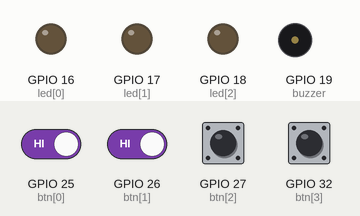
The sketch below on a simulated ESP32. Shown: output pins drawn as LEDs (lit = HIGH), buzzer (waves = sounding, pin HIGH). Dashed ring = blinking. Inputs (shaded band) come from the test bench; at power-on: GPIO 25 (btn[0]), GPIO 26 (btn[1]), GPIO 27 (btn[2]), GPIO 32 (btn[3]) HIGH.

Above: at 1.2 s.
1.3 s: GPIO 32 (btn[3]) pulled LOW for 0.15 s
At 1.9 s:
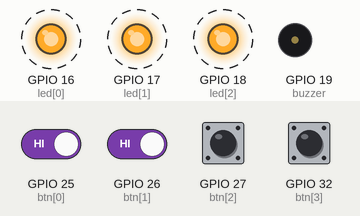
4.4 s: GPIO 32 (btn[3]) pulled LOW for 1 s
7.4 s: GPIO 25 (btn[0]) driven LOW and GPIO 26 (btn[1]) driven LOW
At 9.9 s:
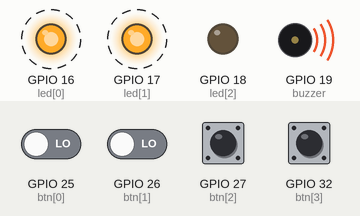
10.4 s: GPIO 27 (btn[2]) pulled LOW for 0.15 s
At 10.9 s:
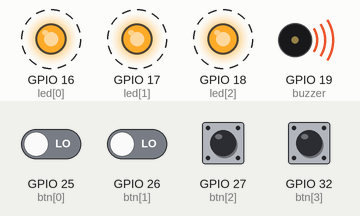
Timing chart, 0 to 14.5 s (numbered marks = the images above; inputs shaded):
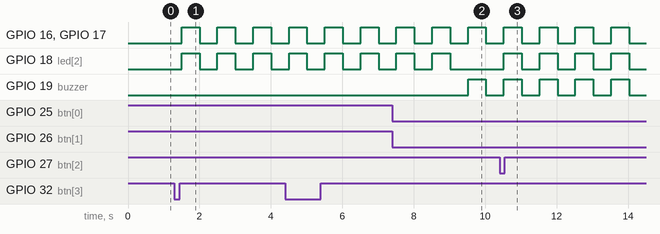

The sketch:

chongtrom.ino
```cpp
#include <vector>

int led[3] = {16, 17, 18};
int btn[4] = {25, 26, 27, 32};
int buzzer = 19;
int masterBtn = 3;

bool isTriggered[3] = {false, false, false};
unsigned long lastDebounce = 0;
int lastState = HIGH, stableState = HIGH, click = 0;
int stage = 0, ledState = LOW, isAnyTriggered = false;
unsigned long wait = 0, lastBlink = 0;

void buttonState() {
  int state = digitalRead(btn[masterBtn]);
  if (state != lastState) {
    lastDebounce = millis();
  }
  if (millis() - lastDebounce > 50) {
    if (state != stableState) {
      stableState = state;
      if (stableState == LOW) {
        wait = millis();
      } else {
        click += 1;
      }
    }
  }
  lastState = state;
}

void setup() {
  // put your setup code here, to run once:
  for (int i = 0; i < 3; i++) {
    pinMode(led[i], OUTPUT);
    pinMode(btn[i], INPUT_PULLUP);
  }
  pinMode(buzzer, OUTPUT);
  pinMode(btn[masterBtn], INPUT_PULLUP);
}

void controlOutput() {
  if (stage == 0 && ledState) {
    ledState = LOW;
    for (int i = 0; i < 3; i++) {
      digitalWrite(led[i], ledState);
    }
    digitalWrite(buzzer, ledState);
  } else if (stage == 1) {
    if (millis() - lastBlink > 500) {
      ledState = !ledState;
      lastBlink = millis();
      for (int i = 0; i < 3; i++) {
        digitalWrite(led[i], ledState);
      }
    }
  } else {
    if (isAnyTriggered && millis() - lastBlink > 500) {
      ledState = !ledState;
      lastBlink = millis();
      for (int i = 0; i < 3; i++) {
        if (isTriggered[i]) {
          digitalWrite(led[i], ledState);
        }
      }
      // active buzzer
      digitalWrite(buzzer, ledState);

      // passive buzzer (wokwi)
      // if (ledState) {
      //   tone(buzzer, 1000);
      // } else {
      //   noTone(buzzer);
      // }
    }
  }

}

void loop() {
  // put your main code here, to run repeatedly:
  buttonState();
  if (stage == 0) {
    if (click == 1) {
      stage = 1;
    }

  } else {
    if (stage == 1) {
      if (millis() - wait > 5000) {
        stage = 2;
        for (int i = 0; i < 3; i++) {
          digitalWrite(led[i], LOW);
        }
      }
    } else if (stage == 2) {
      for (int i = 0; i < 3; i++) {
        if (digitalRead(btn[i]) == LOW) {
          isTriggered[i] = true;
          isAnyTriggered = true;
        }
      }
    }
    if (stableState == LOW && millis() - wait > 3000) {
      stage = 0;
      click = -1;
      for (int i = 0; i < 3; i++) {
        isTriggered[i] = false;
        isAnyTriggered = false;
      }
    }
    controlOutput();
  }
}
```

Measured:
- after the input at 1.3 s, GPIO 16 (led[0]), GPIO 17 (led[1]), GPIO 18 (led[2]): alternates HIGH for 0.50 s and LOW for 0.50 s, starting after 0.20 s
- after the input at 7.4 s, GPIO 19 (buzzer): LOW → HIGH after 2.1 s, → LOW 0.50 s later
- after the input at 10.4 s, GPIO 18 (led[2]): alternates HIGH for 0.50 s and LOW for 0.50 s, starting after 0.12 s
